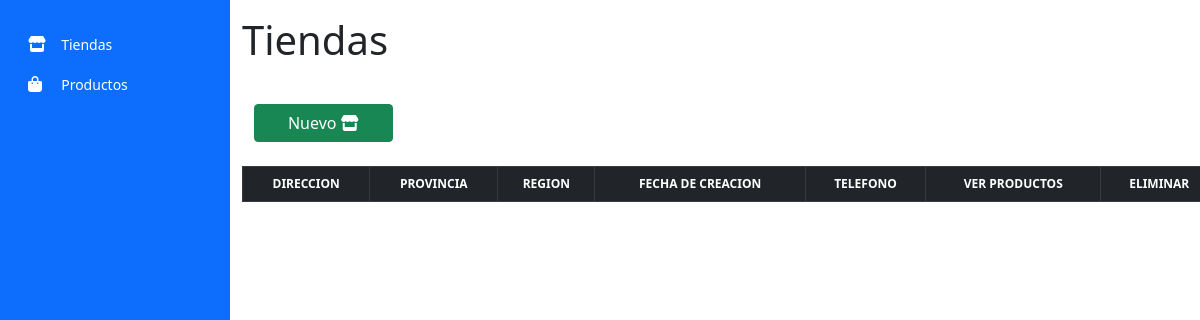
The app's page /, older data.
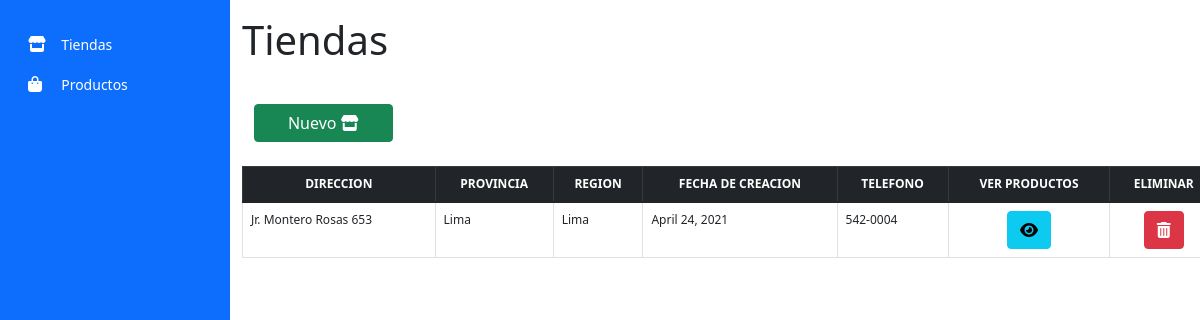
The same page, newer data.
### gestionTienda/models.py (models this page shows)
class tiendasSistema(models.Model):
    direccion = models.CharField(max_length=50, blank=True, null=True)
    provincia = models.CharField(max_length=40, blank=True, null=True)
    region = models.CharField(max_length=40, blank=True, null=True)
    fechaCreacion = models.DateField(max_length=40, blank=True, null=True)
    telefonoContacto = models.CharField(max_length=15, blank=True, null=True)

### gestionTienda/views.py (the view, shortened to what this page needs)
# urls.py: path('',views.tiendas,name='tiendas'),
def tiendas(request):
    return render(request,'tiendas.html',{
        'listaTiendas':tiendasSistema.objects.all().order_by('id')
    })

### gestionTienda/templates/tiendas.html (shortened to what this page needs)
{% extends 'base.html' %}
{% load static %}
{% block pageContent %}
    <div class="container" style="height: 100vh; overflow: scroll;">
        <h1 class="mt-3 mb-3">Tiendas</h1>
        <br>
        <div class="row mx-0">
            <div class="col-2">
                <div class="row mx-0">
                    <a class="btn btn-success text-white" data-bs-toggle="modal" data-bs-target="#nuevaTienda">Nuevo <i class="fa-solid fa-store"></i></a>
                </div>
            </div>
        </div>
        <br>
        <div>
            <table class="table table-bordered table-hover" id="usersTable" style="font-size: 12px;">
                <thead class="table-dark text-center">
                    <th scope="col">DIRECCION</th>
                    <th scope="col">PROVINCIA</th>
                    <th scope="col">REGION</th>
                    <th scope="col">FECHA DE CREACION</th>
                    <th scope="col">TELEFONO</th>
                    <th scope="col">VER PRODUCTOS</th>
                    <th scope="col">ELIMINAR</th>
                </thead>
                <tbody>
                    {% for tiendaInfo in listaTiendas %}
                    <tr>
                        <td>{{ tiendaInfo.direccion }}</td>
                        <td>{{ tiendaInfo.provincia }}</td>
                        <td>{{ tiendaInfo.region }}</td>
                        <td>{{ tiendaInfo.fechaCreacion }}</td>
                        <td>{{ tiendaInfo.telefonoContacto }}</td>
                        <td class="text-center"><a class="btn btn-info"  data-bs-toggle="modal" data-bs-target="#verProductos" id="{{ tiendaInfo.id }}" onclick="consultarProductoxTienda(this.id)"><i class="fa-solid fa-eye"></i></a></td>
                        <td class="text-center"><a class="btn btn-danger" href="{% url 'gestionTienda:eliminarTienda' tiendaInfo.id %}"><i class="fa-solid fa-trash-can"></i></a></td>
                    </tr>
                   {% endfor %}
                </tbody>
            </table>
        </div>
    </div>
{% endblock %}

Row changes from the older to the newer data that the page shows:
added tiendasSistema: direccion "Jr. Montero Rosas 653", provincia "Lima", region "Lima", fechaCreacion "April 24, 2021", telefonoContacto "542-0004"
